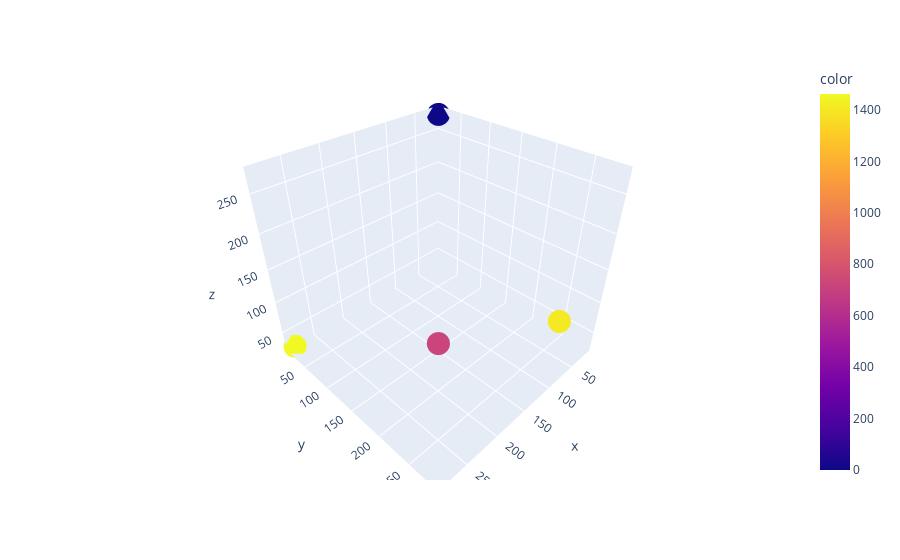

Notebook code cell kept with this figure:
### Code cell
ref_pts = XYZ[[0,721,1409,1462],:]
xyz = pd.DataFrame(ref_pts, columns=['x','y','z'])
xyz['id'] = ID[[0,721,1409,1462]]
px.scatter_3d(x=xyz['x'], y=xyz['y'], z=xyz['z'], color=xyz['id']).show()

### Figure 1 — Plotly figure (JSON) as saved in the notebook; plotly's stock layout.template omitted (floating-point values rounded to 4 significant figures)
{"data": [{"hovertemplate": "x=%{x}<br>y=%{y}<br>z=%{z}<br>color=%{marker.color}<extra></extra>", "legendgroup": "", "marker": {"color": [0, 721, 1409, 1462], "coloraxis": "coloraxis", "symbol": "circle"}, "mode": "markers", "name": "", "scene": "scene", "showlegend": false, "type": "scatter3d", "x": [15, 285, 60, 285], "y": [15, 285, 270, 15], "z": [274, 212, 88, 26]}], "layout": {"coloraxis": {"colorbar": {"title": {"text": "color"}}, "colorscale": [[0, "#0d0887"], [0.1111, "#46039f"], [0.2222, "#7201a8"], [0.3333, "#9c179e"], [0.4444, "#bd3786"], [0.5556, "#d8576b"], [0.6667, "#ed7953"], [0.7778, "#fb9f3a"], [0.8889, "#fdca26"], [1, "#f0f921"]]}, "legend": {"tracegroupgap": 0}, "margin": {"t": 60}, "scene": {"domain": {"x": [0, 1], "y": [0, 1]}, "xaxis": {"title": {"text": "x"}}, "yaxis": {"title": {"text": "y"}}, "zaxis": {"title": {"text": "z"}}}}}
